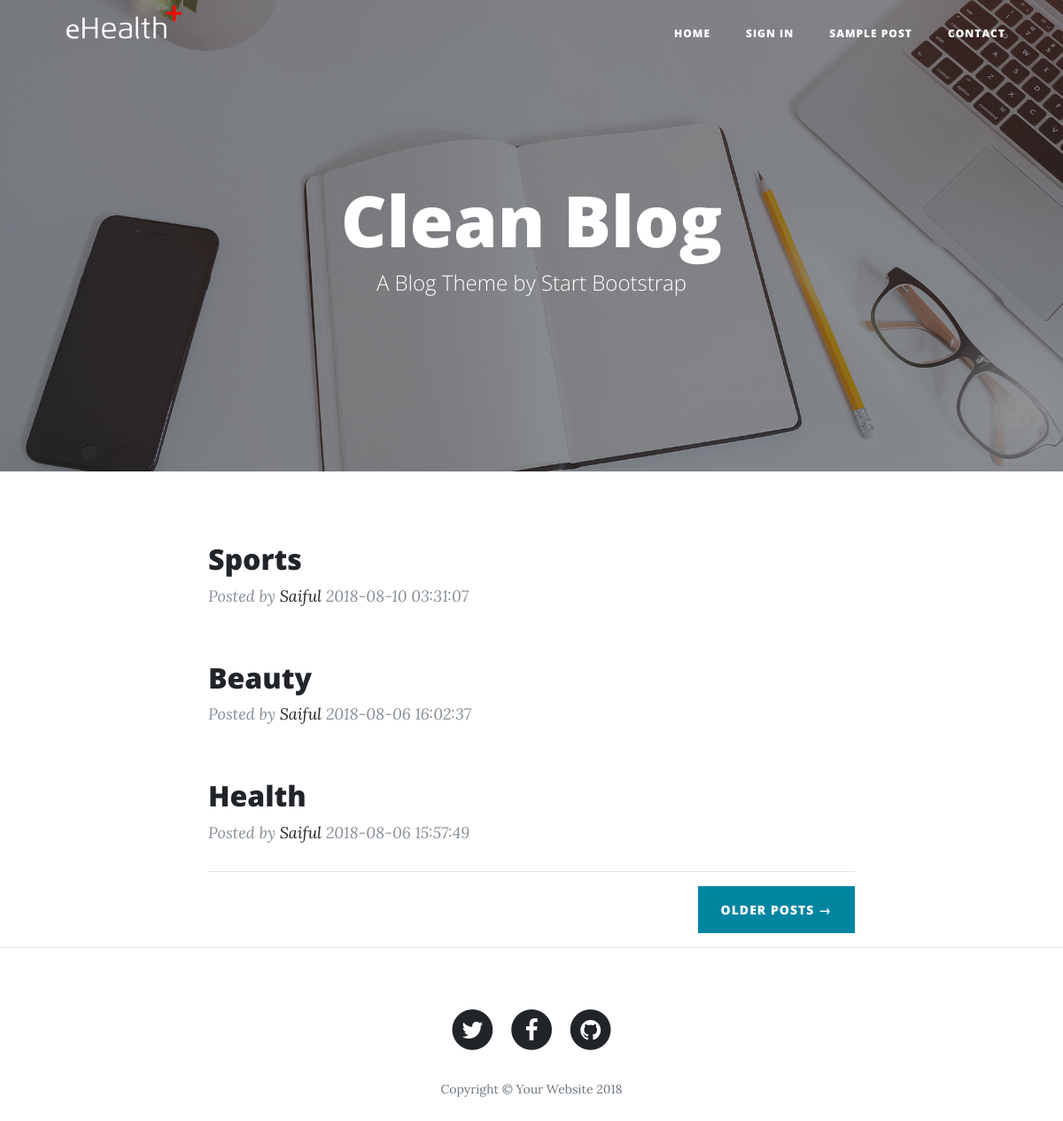
Before: /index.php/welcome/manage_blog with the older database file.
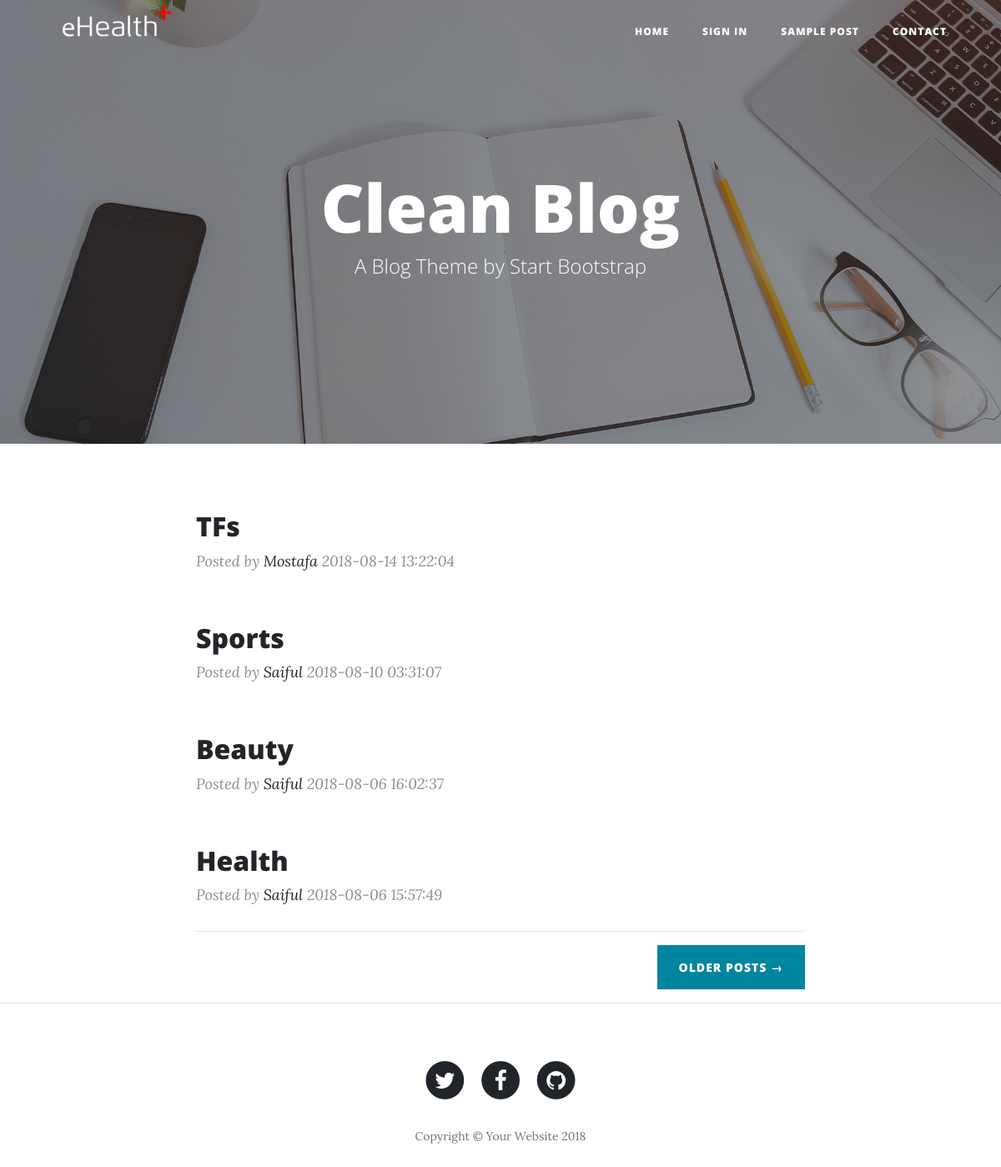
After: the same page with the newer database file.
### tables this page shows
CREATE TABLE `tbl_blog` (
  `blog_id` int(11) NOT NULL,
  `blog_title` varchar(255) NOT NULL,
  `blog_desc` text NOT NULL,
  `admin_id` int(11) NOT NULL,
  `blog_date` timestamp NOT NULL DEFAULT CURRENT_TIMESTAMP,
  `blog_view` int(11) UNSIGNED NOT NULL DEFAULT '0',
  `blog_status` tinyint(3) DEFAULT NULL
);

### application/controllers/Welcome.php (called while the page is built, shortened)
<?php
class Welcome extends CI_Controller
{
    public function __construct()
    {
        $this->load->model('welcome_model');
    }
    public function manage_blog()
    {
        $data['posts'] = $this->blog_model->select_all_blogs();
        $this->load->view('pages/blog_list', $data);
    }
}

### index.php (called while the page is built, shortened)
<?php
require_once BASEPATH.'core/CodeIgniter.php';

### application/models/Blog_model.php (called while the page is built, shortened)
<?php
class Blog_model extends CI_Model
{
    public function get_record($id)
    {
        return $this->db->where('admin_id', $id)->get('tbl_admin')->row();
    }
    public function select_all_blogs()
    {
        $result = $this->db->select('*')
            ->from('tbl_blog')
            ->order_by('blog_date desc')
            ->get()
            ->result();
        return $result;
    }
}

### application/views/pages/blog_list.php (the view, shortened to what the changed rows need)
<!DOCTYPE html>
<html lang="en">
<head>
    <link href="<?php echo base_url() ?>asset/blog_asset/vendor/bootstrap/css/bootstrap.min.css" rel="stylesheet">
    <link href="<?php echo base_url() ?>asset/blog_asset/vendor/font-awesome/css/font-awesome.min.css" rel="stylesheet"
          type="text/css">
    <link href="<?php echo base_url() ?>asset/blog_asset/css/clean-blog.min.css" rel="stylesheet">
</head>
<body>
<header class="masthead" style="background-image: url('<?php echo base_url() ?>asset/blog_asset/img/home-bg.jpg')">
    <div class="container">
        <div class="row">
            <div class="col-lg-8 col-md-10 mx-auto">
                <div class="site-heading">
                    <h1>Clean Blog</h1>
                </div>
            </div>
        </div>
    </div>
</header>
<div class="container">
    <div class="row">
        <div class="col-lg-8 col-md-10 mx-auto">
            <div class="post-preview">
                <?php
                foreach ($posts as $post) {
                    $user = $this->blog_model->get_record($post->admin_id);
                    ?>
                    <br>
                    <h2 class="post-title">
                        <a href="<?php echo base_url("welcome/view_blog/$post->blog_id") ?>"><?php echo $post->blog_title ?></a>
                    </h2>
                    <p class="post-meta">Posted by
                        <a href="#"><?php echo $user->admin_name?></a>
                        <?php echo $post->blog_date?></p>
                    <?php
                }
                ?>
            </div>
        </div>
    </div>
</div>
</body>
</html>

Changed rows visible on the page:
added tbl_blog: blog_title "TFs", admin.admin_name "Mostafa", blog_date "2018-08-14 13:22:04"
